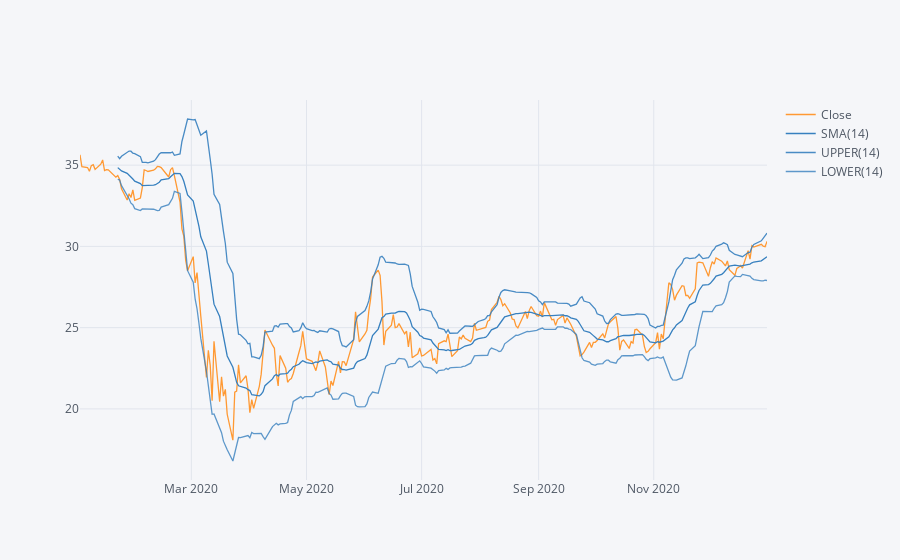

Notebook code cell kept with this figure:
### Markdown cell above
**Bollinger Band Plot for Bank of America for the year 2020**

### Code cell
BAC['Close'].loc['2020-01-01':'2021-01-01'].ta_plot(study='boll',title='Bank of America BBP')

### Figure 1 — Plotly figure (JSON) as saved in the notebook; plotly's stock layout.template omitted (floating-point values rounded to 4 significant figures; data arrays with more than 128 entries replaced by an {"elided": "..."} marker saying what was removed)
{"data": [{"line": {"color": "rgba(255, 153, 51, 1.0)", "dash": "solid", "shape": "linear", "width": 1.3}, "mode": "lines", "name": "Close", "text": "", "type": "scatter", "x": {"elided": "253 str values"}, "y": {"elided": "253 float values"}}, {"line": {"color": "rgba(55, 128, 191, 1.0)", "dash": "solid", "shape": "linear", "width": 1.3}, "mode": "lines", "name": "SMA(14)", "text": "", "type": "scatter", "x": {"elided": "253 str values"}, "y": {"elided": "253 mixed values"}}, {"line": {"color": "rgba(55, 128, 191, 0.8999999999999999)", "dash": "solid", "shape": "linear", "width": 1.3}, "mode": "lines", "name": "UPPER(14)", "text": "", "type": "scatter", "x": {"elided": "253 str values"}, "y": {"elided": "253 mixed values"}}, {"line": {"color": "rgba(55, 128, 191, 0.7999999999999998)", "dash": "solid", "shape": "linear", "width": 1.3}, "mode": "lines", "name": "LOWER(14)", "text": "", "type": "scatter", "x": {"elided": "253 str values"}, "y": {"elided": "253 mixed values"}}], "layout": {"legend": {"bgcolor": "#F5F6F9", "font": {"color": "#4D5663"}}, "paper_bgcolor": "#F5F6F9", "plot_bgcolor": "#F5F6F9", "title": {"font": {"color": "#4D5663"}}, "xaxis": {"gridcolor": "#E1E5ED", "showgrid": true, "tickfont": {"color": "#4D5663"}, "title": {"font": {"color": "#4D5663"}, "text": ""}, "zerolinecolor": "#E1E5ED"}, "yaxis": {"gridcolor": "#E1E5ED", "showgrid": true, "tickfont": {"color": "#4D5663"}, "title": {"font": {"color": "#4D5663"}, "text": ""}, "zerolinecolor": "#E1E5ED"}}}
